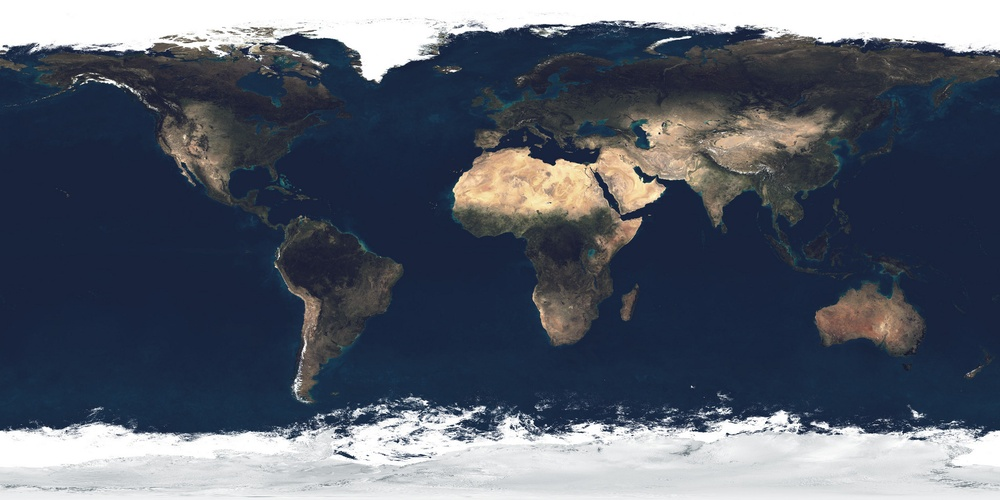
//> input picture drafts/imageLoader/earth_atmos_2048.jpg, 1000 x 500 px, shrunk from 2048 x 1024 before the run
$ ./main ../../drafts/imageLoader/earth_atmos_2048.jpg ../../drafts/imageLoader/earth_normal_2048.jpg ../../drafts/imageLoader/earth_normal_2048.jpg 100000 3   (built with g++ and OpenCV 4)
//> lines starting //> are read from the running program, lines starting //| are printed output that depends on the picture
#include <opencv2/features2d.hpp>
#include <opencv2/calib3d.hpp>      // <- declaramos findHomography
#include <opencv2/imgproc.hpp>
#include <opencv2/highgui.hpp>
#include <iostream>
#include <chrono>
#include <fstream>

using namespace std;
using namespace cv;
const float inlier_threshold = 2.5f; // Distance threshold to identify inliers with homography check
const float nn_match_ratio = 0.8f;   // Nearest neighbor matching ratio

int main(int argc, char* argv[]) {

	// Iniciação do calculo de tempo
	using std::chrono::high_resolution_clock;
    using std::chrono::duration_cast;
    using std::chrono::duration;
    using std::chrono::milliseconds;
	auto t1 = high_resolution_clock::now();

	// O parâmetro de homografia foi substituído por um limiar
    CommandLineParser parser(argc, argv,
                             "{@img1 | 16.bmp | input image 1}"
                             "{@img2 | 17.bmp | input image 2}"
                             "{@img3 | 18.bmp | input image 3}"
                             "{@nfeatures | 100000 | input number of features}"
                             "{@size | 3      | input threshold size}");

    // Imprimimos os parâmetros fornecidos
    cout << "img1 = " << parser.get<String>("@img1")
         << "\nimg2 = " << parser.get<String>("@img2")
         << "\nimg3= " << parser.get<String>("@img3")
         << "\nnfeatures = " << parser.get<String>("@nfeatures")
         << "\nsize = " << parser.get<String>("@size") << "\n";

    auto t2 = high_resolution_clock::now();

    // Calculando os milisegundos
    duration<double, std::milli> ms_double = t2 - t1;

	cout <<"Abrindo os arquivos= "
		 << ms_double.count() << "ms\n";

    t1 = high_resolution_clock::now();

	// Não usaremos as imagens de exemplo do opencv
    Mat img1 = imread( parser.get<String>("@img1"), IMREAD_GRAYSCALE);
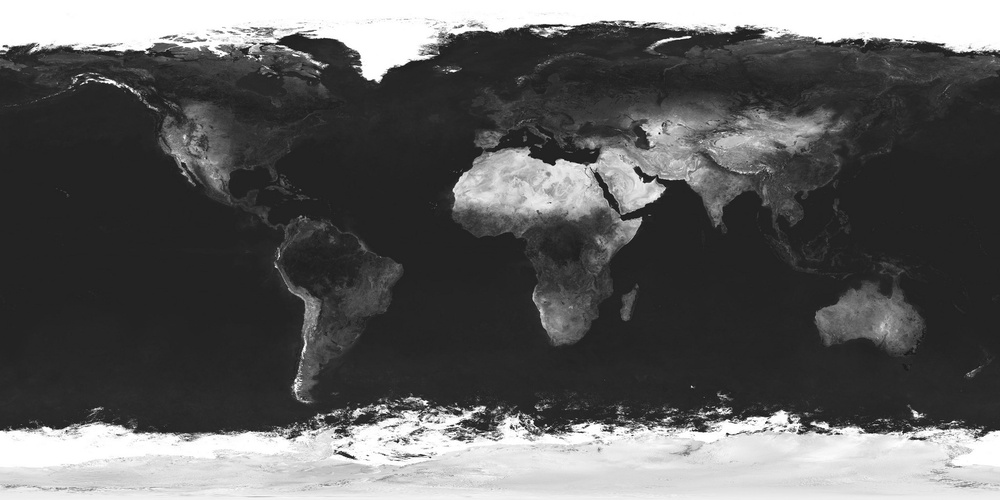
//> img1: 500 rows x 1000 cols, CV_8UC1; min 6, max 255, mean 93.6
    Mat img2 = imread( parser.get<String>("@img2"), IMREAD_GRAYSCALE);
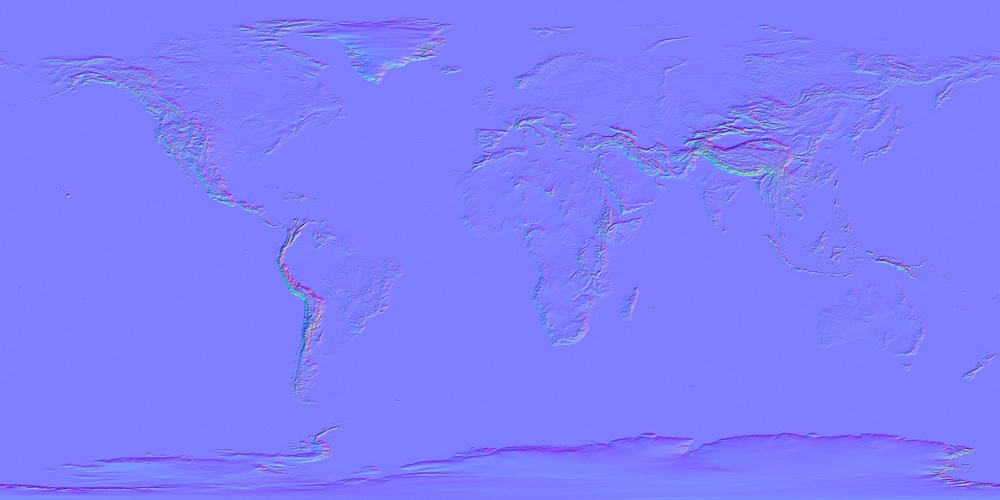
//> input picture drafts/imageLoader/earth_normal_2048.jpg, 1000 x 500 px, shrunk from 2048 x 1024 before the run
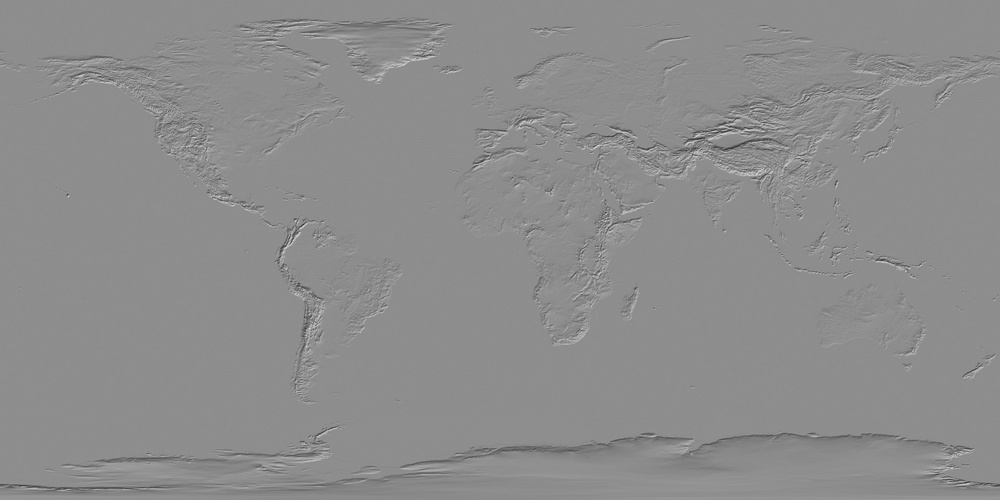
//> img2: 500 rows x 1000 cols, CV_8UC1; min 47, max 217, mean 140.7
    Mat img3 = imread( parser.get<String>("@img3"), IMREAD_GRAYSCALE);
    int nfeatures = parser.get<int>("@nfeatures");
    double tsize = parser.get<double>("@size");
    if ( img1.empty() || img2.empty() || img3.empty() )
    {
        cout << "Could not open or find the image!\n" << endl;
        parser.printMessage();
        return -1;
    }

    t2 = high_resolution_clock::now();

    // Calculando o tempo em ms
    ms_double = t2 - t1;

    cout <<"Lendo os arquivos= "
		 << ms_double.count() << "ms\n";


    // O código segue o mesmo do tutorial com AKAZE
    vector<KeyPoint> kpts1, kpts2, kpts3;
    Mat desc1, desc2, desc3;
    Ptr<ORB> ORB = ORB::create(nfeatures);

    t1 = high_resolution_clock::now();
    ORB->detect(img1, kpts1, noArray());
//> kpts1 = 9810 keypoints; strongest (x, y, size): (790, 422, 31), (800, 431, 31), (425, 404, 31), (791, 419, 31)
    ORB->detect(img2, kpts2, noArray());
//> kpts2 = 3184 keypoints; strongest (x, y, size): (284, 248, 31), (285, 246, 31), (295, 235, 31), (282, 247, 31)
    ORB->detect(img3, kpts3, noArray());
//> kpts3 has the same summary as kpts2

    t2 = high_resolution_clock::now();

    //Escrevendo os pontos detectados

	ofstream kpoint1("kpts1_ORB.txt");

    for(size_t i = 0; i < kpts1.size(); i++) {
        kpoint1 << kpts1[i].pt.x << " " << kpts1[i].pt.y << endl;
    }

    kpoint1.close();

    ofstream kpoint2("kpts2_ORB.txt");

    for(size_t i = 0; i < kpts2.size(); i++) {
        kpoint2 << kpts2[i].pt.x << " " << kpts2[i].pt.y << endl;
    }

    kpoint2.close();

    ofstream kpoint3("kpts3_ORB.txt");

    for(size_t i = 0; i < kpts3.size(); i++) {
        kpoint3 << kpts3[i].pt.x << " " << kpts3[i].pt.y << endl;
    }

    kpoint3.close();
/* Getting number of milliseconds as a double. */
    ms_double = t2 - t1;

    cout <<"Detect= "
		 << ms_double.count() << "ms\n";

    t1 = high_resolution_clock::now();

    ORB->compute(img1, kpts1, desc1);
    ORB->compute(img2, kpts2, desc2);
    ORB->compute(img3, kpts3, desc3);

    t2 = high_resolution_clock::now();

    /* Getting number of milliseconds as a double. */
    ms_double = t2 - t1;

    cout <<"Compute= "
		 << ms_double.count() << "ms\n";

    t1 = high_resolution_clock::now();

    //BFM 1 e 2

    BFMatcher matcher(NORM_HAMMING);
    vector< vector<DMatch> > nn_matches;
    matcher.knnMatch(desc1, desc2, nn_matches, 2);
//> nn_matches = 9810 matches
    vector<KeyPoint> matched1, matched2;
    for(size_t i = 0; i < nn_matches.size(); i++) {
        DMatch first = nn_matches[i][0];
        float dist1 = nn_matches[i][0].distance;
        float dist2 = nn_matches[i][1].distance;
        if(dist1 < nn_match_ratio * dist2) {
            matched1.push_back(kpts1[first.queryIdx]);
            matched2.push_back(kpts2[first.trainIdx]);
        }
    }
//> this loop made 9810 passes
//> (dist1, dist2) on passes 1 to 3: (78, 82), (67, 73), (65, 65)
//> after the loop, matched1 = 116 keypoints; strongest (x, y, size): (361, 67, 37.2), (460, 413, 53.6), (468, 413, 44.6), (482, 407, 37.2); matched2 = 116 keypoints; strongest (x, y, size): (746, 129, 31), (609, 225, 31), (719, 134, 31), (738, 118, 31)

    //BFM 2 e 3

	//BFMatcher matcher(NORM_HAMMING);
    vector< vector<DMatch> > nn2_matches;
    matcher.knnMatch(desc2, desc3, nn2_matches, 2);
//> nn2_matches = 3184 matches
    vector<KeyPoint> matched3, matched4;
    for(size_t i = 0; i < nn2_matches.size(); i++) {
        DMatch first = nn2_matches[i][0];
        float dist3 = nn2_matches[i][0].distance;
        float dist4 = nn2_matches[i][1].distance;
        if(dist3 < nn_match_ratio * dist4) {
            matched3.push_back(kpts2[first.queryIdx]);
            matched4.push_back(kpts3[first.trainIdx]);
        }
    }
//> this loop made 3184 passes
//> dist4 on passes 1 to 3: 63, 55, 65
//> after the loop, matched3 has the same summary as kpts2; matched4 has the same summary as kpts2

    t2 = high_resolution_clock::now();

    // Calculando o tempo em ms
    ms_double = t2 - t1;

    cout <<"BFMatcher= "
		 << ms_double.count() << "ms\n";

    t1 = high_resolution_clock::now();

    // Computamos a matriz homográfica usando os pontos correlatos
    vector<Point2f> mpts1, mpts2;
    KeyPoint::convert(matched1,mpts1);
//> mpts1 = 116 Points (x, y), first 12: [787, 34], [744, 40], [736, 44], [310, 55], [96, 81], [122, 83], [690, 128], [196, 130], [763, 130], [753, 136], [195, 139], [672, 145]
    KeyPoint::convert(matched2,mpts2);
//> mpts2 = 116 Points (x, y), first 12: [736, 161], [939.6, 96], [719, 134], [728, 172], [405.6, 57.6], [737, 174], [402, 62], [550, 193], [900, 64.8], [689.5, 437.2], [159.8, 110.9], [756, 121.2]
    Mat homography = findHomography(mpts1,mpts2,RANSAC, tsize);
//> homography = [[5.41, -10.19, 405.9], [0.762, -1.44, 57.71], [0.0133, -0.0251, 1]]


    vector<Point2f> mpts3, mpts4;
    KeyPoint::convert(matched3,mpts3);
//> mpts3 = 3184 Points (x, y), first 12: [283, 31], [539, 31], [548, 31], [775, 31], [260, 32], [278, 32], [302, 32], [790, 32], [275, 34], [439, 34], [542, 34], [262, 35]
    KeyPoint::convert(matched4,mpts4);
//> mpts4 has the same summary as mpts3
    Mat homography2 = findHomography(mpts3,mpts4,RANSAC, tsize);
//> homography2 = [[1, 7.92e-15, -8.24e-13], [-4.19e-16, 1, -4.45e-13], [-1.56e-18, 1.53e-17, 1]]

    t2 = high_resolution_clock::now();

    // Calculando o tempo em ms
    ms_double = t2 - t1;

    cout <<"Homography= "
		 << ms_double.count() << "ms\n";

    t1 = high_resolution_clock::now();

    // 1 e 2
    vector<DMatch> good_matches;
    vector<KeyPoint> inliers1, inliers2;
    for(size_t i = 0; i < matched1.size(); i++) {
        Mat col = Mat::ones(3, 1, CV_64F);
        col.at<double>(0) = matched1[i].pt.x;
        col.at<double>(1) = matched1[i].pt.y;
        col = homography * col;
        col /= col.at<double>(2);
        double dist = sqrt( pow(col.at<double>(0) - matched2[i].pt.x, 2) +
                            pow(col.at<double>(1) - matched2[i].pt.y, 2));
        if(dist < inlier_threshold) {
            int new_i = static_cast<int>(inliers1.size());
            inliers1.push_back(matched1[i]);
            inliers2.push_back(matched2[i]);
            good_matches.push_back(DMatch(new_i, new_i, 0));
        }
    }
//> this loop made 116 passes
//> (col, dist) on passes 1 to 12: ([405.7, 57.13, 1], 346.2), ([405.7, 57.13, 1], 535.3), ([405.7, 57.13, 1], 322.6), ([405.7, 57.17, 1], 342.1), ([405.2, 57.56, 1], 0.383), ([405.5, 57.28, 1], 351.5), ([405.7, 57.07, 1], 6.15), ([404.8, 56.55, 1], 199.2), ([405.7, 57.07, 1], 494.4), ([405.7, 57.07, 1], 474.4), ([402.5, 54.85, 1], 249), ([405.7, 57.05, 1], 356.2)
//> dist on passes 82, 104, 106, 109: 1.15, 0.874, 0.484, 0.532

    //2 e 3
    vector<DMatch> good_matches2;
    vector<KeyPoint> inliers3, inliers4;
    for(size_t i = 0; i < matched3.size(); i++) {
        Mat col = Mat::ones(3, 1, CV_64F);
        col.at<double>(0) = matched3[i].pt.x;
        col.at<double>(1) = matched3[i].pt.y;
        col = homography2 * col;
        col /= col.at<double>(2);
        double dist = sqrt( pow(col.at<double>(0) - matched4[i].pt.x, 2) +
                            pow(col.at<double>(1) - matched4[i].pt.y, 2));
        if(dist < inlier_threshold) {
            int new_i = static_cast<int>(inliers3.size());
            inliers3.push_back(matched3[i]);
            inliers4.push_back(matched4[i]);
            good_matches2.push_back(DMatch(new_i, new_i, 0));
        }
    }
//> this loop made 3184 passes
//> (col, dist) on passes 1 to 12: ([283, 31, 1], 5.38e-13), ([539, 31, 1], 4.58e-13), ([548, 31, 1], 4.62e-13), ([775, 31, 1], 8.7e-13), ([260, 32, 1], 5.26e-13), ([278, 32, 1], 5.31e-13), ([302, 32, 1], 5e-13), ([790, 32, 1], 8.7e-13), ([275, 34, 1], 4.82e-13), ([439, 34, 1], 4.21e-13), ([542, 34, 1], 4.41e-13), ([262, 35, 1], 5.19e-13)

    t2 = high_resolution_clock::now();

    // Calculando o tempo em ms
    ms_double = t2 - t1;

    cout <<"Correlatos= "
		 << ms_double.count() << "ms\n";

    //Separando os pontos correlatos que não apareceriam nas 3 imagens e portanto não seriam inseridos no 3_images

    float coluna = img2.cols;

    vector<KeyPoint> smatches1,smatches2,smatches3,smatches4;
    for (size_t i=0; i < inliers2.size(); i++){
		if (inliers2[i].pt.x < coluna * 0.4){
			int new_i = static_cast<int>(smatches1.size());
            smatches1.push_back(inliers1[i]);
            smatches2.push_back(inliers2[i]);
		}
	}
//> this loop made 9 passes


	for (size_t i=0; i < inliers3.size(); i++){
		if (inliers3[i].pt.x > coluna * 0.6){
			int new_i = static_cast<int>(smatches3.size());
            smatches3.push_back(inliers3[i]);
            smatches4.push_back(inliers4[i]);
		}
	}


    //Comparando as listas de matches e criando a lista de 3 imagens

    vector<KeyPoint> pmatches1, pmatches2, pmatches3;
    for (size_t i=0; i < inliers2.size(); i++){
        for(size_t c=0; c < inliers3.size(); c++){
            if (inliers2[i].pt.x == inliers3[c].pt.x && inliers2[i].pt.y == inliers3[c].pt.y) {
                int new_i = static_cast<int>(pmatches1.size());
                pmatches1.push_back(inliers1[i]);
                pmatches2.push_back(inliers2[i]);
                pmatches3.push_back(inliers4[c]);
			}
		}
	}

	size_t n = pmatches1.size()+smatches1.size()+smatches3.size();
    int k =14;
	ofstream bonsMatches("3_images_Matches_ORB.txt");
	ofstream ENH("3_images_ENH_ORB.txt");

	for(size_t i = 0; i < smatches1.size(); i++) {
        bonsMatches << "1" << "\t" << k << "\t" << smatches1[i].pt.x << "\t" << smatches1[i].pt.y << "\n" << "2" << "\t" << k << "\t" << smatches2[i].pt.x << "\t" << smatches2[i].pt.y;
		ENH << k << "\t" << "Photogrammetric" << "\t" << "0" << "\t" << "0" << "\t" << "0" << "\t" << "0" << "\t" << "0" << "\t" << "0";
		k++;
		if(i !=n-1){
			bonsMatches <<endl;
			ENH <<endl;
		}
    }
//> this loop made 1 pass

    for(size_t i = 0; i < smatches3.size(); i++) {
        bonsMatches << "2" << "\t" << k << "\t" << smatches3[i].pt.x << "\t" << smatches3[i].pt.y << "\n" << "3" << "\t" << k << "\t" << smatches4[i].pt.x << "\t" << smatches4[i].pt.y;
        ENH << k << "\t" << "Photogrammetric" << "\t" << "0" << "\t" << "0" << "\t" << "0" << "\t" << "0" << "\t" << "0" << "\t" << "0";
		k++;
		if(i !=n-1){
			bonsMatches <<endl;
			ENH <<endl;
		}
    }

    for(size_t i = 0; i < pmatches1.size(); i++) {
        bonsMatches << "1" << "\t" << k << "\t" << pmatches1[i].pt.x << "\t" << pmatches1[i].pt.y << "\n" << "2" << "\t" << k << "\t" << pmatches2[i].pt.x << "\t" << pmatches2[i].pt.y << "\n" << "3" << "\t" << k << "\t" << pmatches3[i].pt.x << "\t" << pmatches3[i].pt.y;
		ENH << k << "\t" << "Photogrammetric" << "\t" << "0" << "\t" << "0" << "\t" << "0" << "\t" << "0" << "\t" << "0" << "\t" << "0";
		k++;
		if(i !=n-1){
			bonsMatches <<endl;
			ENH <<endl;
		}
    }

    bonsMatches.close();
    ENH.close();

    // [15 lines of commented-out code are left out]

    double inlier_ratio1 = inliers1.size() / (double) matched1.size();
    double inlier_ratio3 = inliers3.size() / (double) matched3.size();
    cout << "ORB Matching Results" << endl;
    cout << "*******************************" << endl;
    cout << "# Keypoints 1:                        \t" << kpts1.size() << endl;
//| # Keypoints 1:                        	9810
    cout << "# Keypoints 2:                        \t" << kpts2.size() << endl;
//| # Keypoints 2:                        	3184
    cout << "# Keypoints 3:                        \t" << kpts3.size() << endl;
//| # Keypoints 3:                        	3184
    cout << "# Matches 1_2:                        \t" << matched1.size() << endl;
//| # Matches 1_2:                        	116
    cout << "# Matches 2_3:                        \t" << matched3.size() << endl;
//| # Matches 2_3:                        	3184
    cout << "# Inliers 1_2:                        \t" << inliers1.size() << endl;
//| # Inliers 1_2:                        	9
    cout << "# Inliers 2_3:                        \t" << inliers3.size() << endl;
//| # Inliers 2_3:                        	3184
    cout << "# Inliers Ratio 1_2:                  \t" << inlier_ratio1 << endl;
//| # Inliers Ratio 1_2:                  	0.0775862
    cout << "# Inliers Ratio 2_3:                  \t" << inlier_ratio3 << endl;
//| # Inliers Ratio 2_3:                  	1
    cout << "# 3 Matches:                          \t" << pmatches1.size() << endl;
//| # 3 Matches:                          	9
    cout << endl;

    //imshow("result", res);
    waitKey();
    return 0;
}
